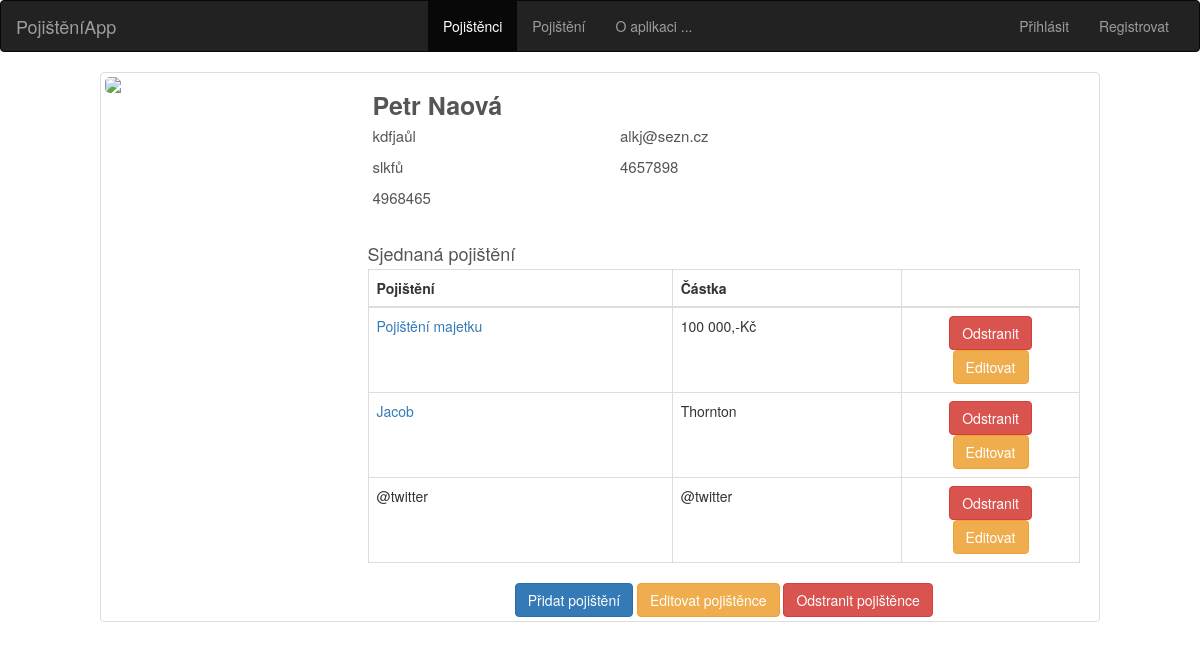
Page /pojistenci/detail/5 on the earlier database version.
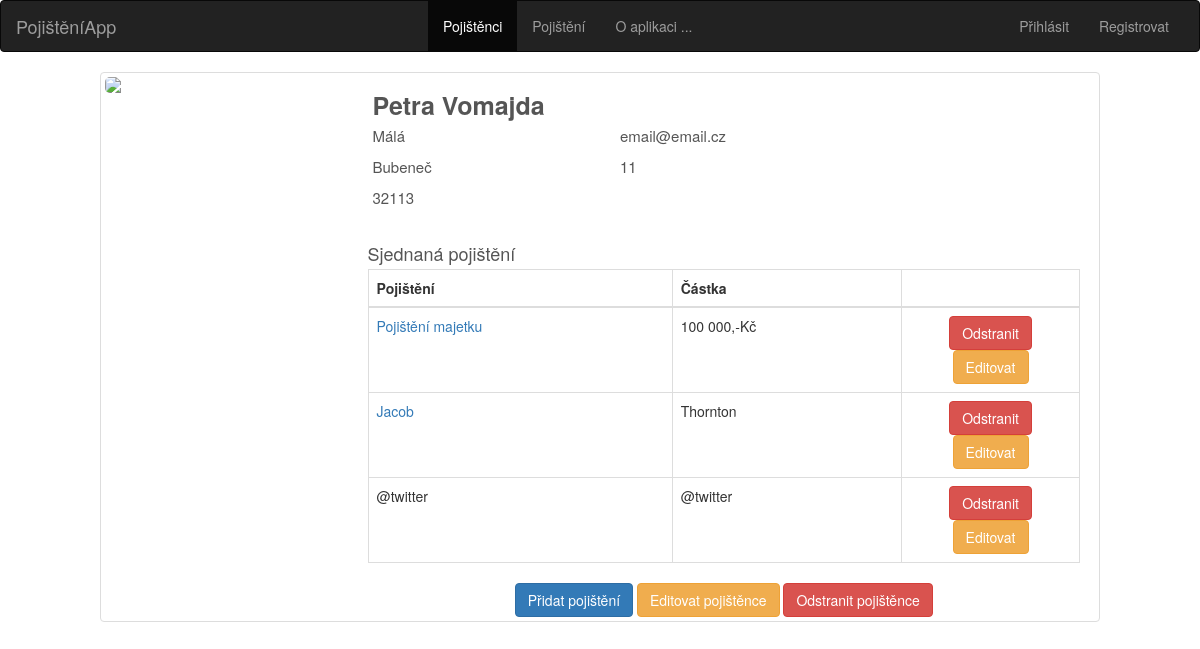
Same page on the later database version.
### tables this page shows
CREATE TABLE pojistenci (
    id integer primary key autoincrement,
    jmeno integer not null,
    prijmeni  integer not null,
    adresa  integer not null,
    mesto  integer not null,
    psc  integer not null,
    telefon  integer not null,
    email  integer not null
);

### app.py (the view)
@app.route('/pojistenci/detail/<int:id>', methods = ['POST', 'GET'])
def pojistenci_detail(id):
    db=get_db()
    cur = db.execute('SELECT * FROM pojistenci WHERE id=?', [id])
    result = cur.fetchone()
    return render_template('pojistenec_detail.html', page_title='Pojištěnec {}'.format(result['prijmeni']), data = result)

### app.py (called while the page is built)
def connect_db():
    sql = sqlite3.connect('/home/honza/Dokumenty/Python_Flask_Udemy/IT_Network_ZP_Plna_verze/pojisteni.db')
    sql.row_factory = sqlite3.Row
    return sql

def get_db():
    if not hasattr(g, 'sqlite_db'):
        g.sqlite_db = connect_db()
    return g.sqlite_db

### templates/pojistenec_detail.html (shortened to what the changed rows need)
{% extends 'base.html' %}
{% block body %}
<div class="container-fluid">
    <div class="row">
        <div class="profile-head">
            <div class="profiles col-xs-8 col-xs-push-2  col-sm-10 col-sm-push-1 thumbnail">
                <div class="col-md-9">
                    <div class="row">
                        <span class="col-sm-12"><h5>{{ data['jmeno'] }} {{ data['prijmeni'] }}</h5></span>
                        <div class="col-md-4 col-sm-6 col-xs-12">
                            <ul>
                                <li><span>{{ data['adresa'] }}</span></li>
                                <li><span>{{ data['mesto'] }}</span></li>
                                <li><span>{{ data['psc'] }}</span></li>
                            </ul>
                        </div>
                        <div class="col-md-4 col-sm-6 col-xs-12">
                            <ul>
                                <li><span>{{ data['email'] }}</span></li>
                                <li><span>{{ data['telefon'] }}</span></li>
                            </ul>
                        </div>
                    </div>
                    <div class="top-buffer">
                        <table class="table table-bordered">
                            <thead>
                            <tr>
                                <th scope="col">Pojištění</th>
                                <th scope="col">Částka</th>
                                <th scope="col"></th>
                            </tr>
                            </thead>
                        </table>
                    </div>
                </div>
            </div>
        </div>
    </div>
</div>
{% endblock %}

Differences in the rows shown:
changed pojistenci: jmeno "Petr" → "Petra"; prijmeni "Naová" → "Vomajda"; adresa "kdfjaůl" → "Málá"; mesto "slkfů" → "Bubeneč"; psc "4968465" → "32113"; email "alkj@sezn.cz" → "email@email.cz"; telefon "4657898" → "11"
